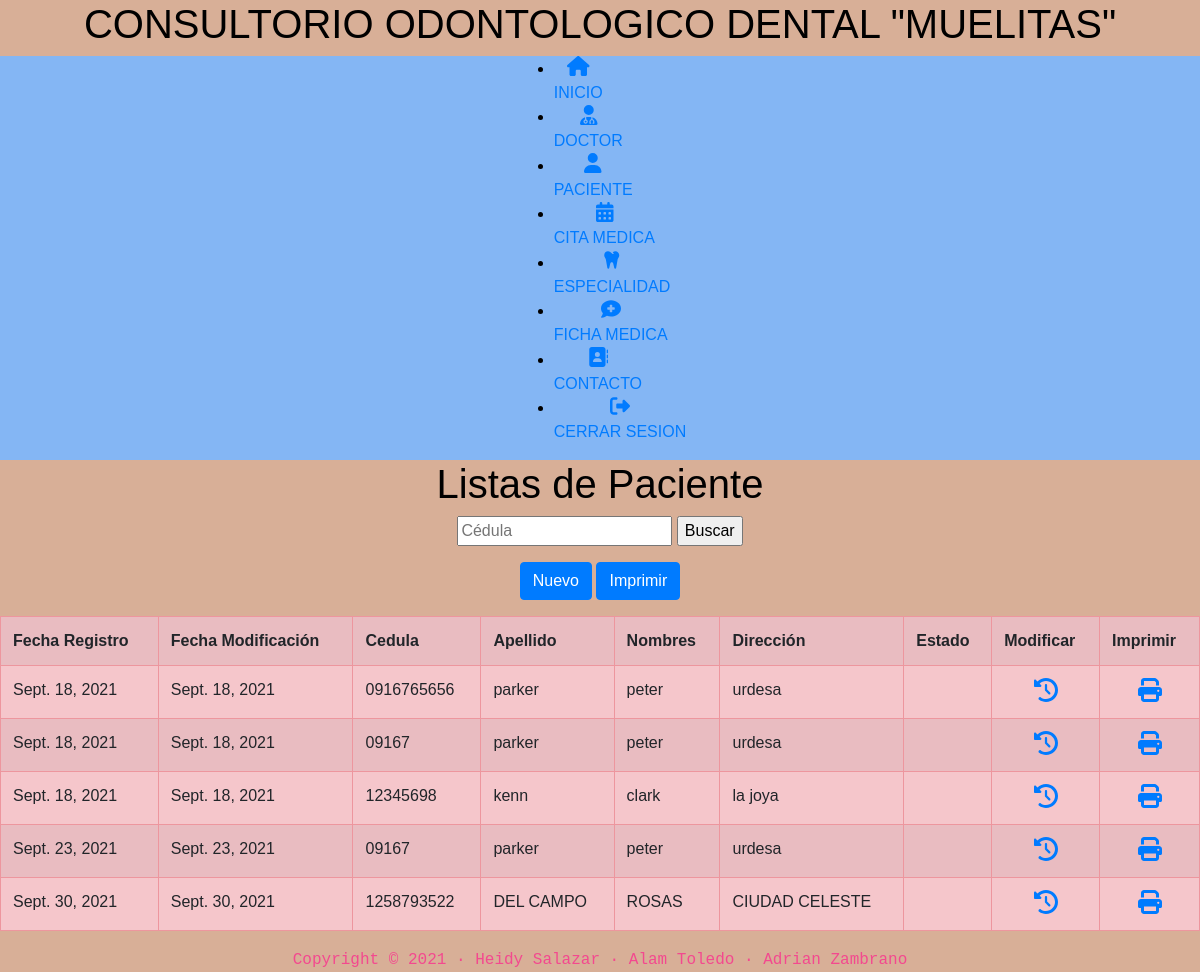
Page /pacientelistar on the committed database.
### agencore/models.py (models this page shows, shortened)
class paciente(models.Model):
    pacientefecharegistro = models.DateField(auto_now=False, auto_now_add=True)
    pacientefechamodificacion = models.DateField(auto_now=False, auto_now_add=True)
    pacientecedula = models.CharField(max_length=10)
    pacienteapellido = models.CharField(max_length=30)
    pacientenombre = models.CharField(max_length=30)
    pacientedireccion = models.CharField(max_length=30)
    Estado = (
        ('1', 'Activo'),
        ('0', 'No Activo'),
    )
    pacienteestado = models.CharField(max_length=1,choices=Estado,default='1')

### agencore/views.py (the view)
# urls.py: path('pacientelistar', views.pacientelistar, name='pacientelistar'),
def pacientelistar(request):
    objpaciente = paciente.objects.all()
    return render(request, 'paciente/consultar_paciente.html', {'cargapcte': objpaciente})

### agencore/templates/paciente/consultar_paciente.html
{% extends 'inicio.html'%}
{% block contenidohj%}
{% load static %}
<center>
    <h1>Listas de Paciente</h1>
    <div class="form-group">
        <form action="/buscar1/" method="get">
        <input type="text" name="pwd" placeholder="Cédula">
            <input type="submit" value="Buscar">
        </form>
            </div>
<div class="form-group">
    <a href="{% url 'pacienteaguardar'  %}" class="btn btn-primary">Nuevo</a>
    <a href="{% url 'pacientepdf'  %}"class="btn btn-primary">Imprimir</a>
</div>
    <TABLE class="table table-danger table-striped table-bordered table-hover">
        <TR>
            <TH>Fecha Registro</TH>
            <TH>Fecha Modificación</TH>
            <TH>Cedula</TH>
            <TH>Apellido</TH>
            <TH>Nombres</TH>
            <TH>Dirección</TH>
            <TH>Estado</TH>
            <TH>Modificar</TH>
            <TH>Imprimir</TH>
        </TR>
        {% for presenta in cargapcte %}
        <TR>
            <TD>{{ presenta.pacientefecharegistro}}</TD>
            <TD>{{ presenta.pacientefechamodificacion}}</TD>
            <TD>{{ presenta.pacientecedula}}</TD>
            <TD>{{ presenta.pacienteapellido }}</TD>
            <TD>{{ presenta.pacientenombre }}</TD>
            <TD>{{ presenta.pacientedireccion }}</TD>
            <TD>{{ presenta.pacienteestado}}</TD>
            <td><a href="/pacientemodificar/edit/{{ presenta.id }}" class="d-flex flex-column text-center"onClick="return confirm('¿Quieres modificar al Paciente: {{presenta.pacienteapellido}} {{presenta.pacientenombre}}?');">
                <center><i class="fas fa-history" style="font-size:24px"></i></center>
            </a></td>
            <td><a href="{% url 'pacienteindividual' presenta.id %}" class="d-flex flex-column text-center">
                <center><i class="fas fa-print" style="font-size:24px"></i></center>
            </a></td>
        </TR>
        {% endfor %}
    </TABLE>
</center>
{% endblock %}

### agencore/templates/inicio.html (shortened to what this page needs)
<!DOCTYPE html>
<html lang="en">
<head>
    {% load static %}
    <link rel="stylesheet" href="{% static 'estilos.css' %}">
    <center><h1>CONSULTORIO ODONTOLOGICO DENTAL "MUELITAS"</h1></center>
    {% load static %}
    <link rel="stylesheet" href="{% static 'core/css/styles.css' %}">
    <link rel="stylesheet" href="{% static 'core/css/bootstrap.min.css' %}">
    <link rel="stylesheet" href="{% static 'core/fontawesome.css' %}">
    <link rel="stylesheet" href="{% static 'core/css/fontello.css' %}">
    <link rel="stylesheet" href="{% static 'core/css/solid.css' %}">
</head>
<body style="background-color:#d8af97;">
<div>
    <nav class="nav justify-content-center" style="background-color:#84b6f4">
        <ul class="menu">
            {% load static %}
            <li><a href="{% url 'home' %}" class="c-3 d-flex align-items-center">
                <div class="d-flex flex-column text-center">
                    <CENTER><i class="fas fa-home" style="font-size:20px"></i></CENTER>
                    <span>INICIO</span>
                </div>
            </a></li>
            <li><a href="{% url 'doctorlistar' %}" class="c-3 d-flex align-items-center">
                <div class="d-flex flex-column text-center">
                    <CENTER><i class="fas fa-user-md" style="font-size:20px"></i></CENTER>
                    <span>DOCTOR</span>
                </div>
            </a></li>
                 <li><a href="{% url 'pacientelistar' %}" class="c-3 d-flex align-items-center">
                <div class="d-flex flex-column text-center">
                    <CENTER><i class="fas fa-user" style="font-size:20px"></i></CENTER>
                    <span>PACIENTE</span>
                </div>
            </a></li>
            <li><a href="{% url 'cita_medicalistar' %}" class="c-3 d-flex align-items-center">
                <div class="d-flex flex-column text-center">
                    <CENTER><i class="fas fa-calendar-alt" style="font-size:20px"></i></CENTER>
                    <span>CITA MEDICA</span>
                 </div>
            </a></li>
            <li><a  href="{% url 'especialidadlistar' %}" class="c-3 d-flex align-items-center">
                <div class="d-flex flex-column text-center">
                    <CENTER><i class="fas fa-tooth" style="font-size:20px"></i></CENTER>
                    <span>ESPECIALIDAD</span>
                </div>
            </a></li>
            <li><a href="{% url 'ficha_medica_listar' %}" class="c-3 d-flex align-items-center">
                   <div class="d-flex flex-column text-center">
                    <CENTER><i class="fas fa- fa-comment-medical" style="font-size:20px"></i></CENTER>
                    <span>FICHA MEDICA</span>
                </div>
            </a></li>
            <li><a href="{% url 'contacto' %}" class="c-3 d-flex align-items-center">
                <div class="d-flex flex-column text-center">
                    <CENTER><i class="fas fa-address-book" style="font-size:20px"></i></CENTER>
                    <span>CONTACTO</span>
                </div>
            </a></li>
            <li><a href="{% url 'logout' %}"class="c-3 d-flex align-items-center">
                <div class="d-flex flex-column text-center">
                    <CENTER><i class="fas fa-sign-out-alt" style="font-size:20px"></i></CENTER>
                    <span>CERRAR SESION</span>
                </div>
            </a></li>
        </ul>
   </nav>
</div>
{% block contenidohj%}
{% endblock%}
<footer>
    <div class="col-12 text-center copyright">
        <samp>
            Copyright &copy; 2021
            · Heidy Salazar
            · Alam Toledo
            · Adrian Zambrano
        </samp>
    </div>
</footer>
</body>
</html>

### agencore/static/core/css/estilos.css (style rules this page uses)
footer { background:#c0395lb; color:#f3498f; }
body { background:#2c3e50; color:#f3498f; }

### agencore/static/core/css/styles.css (style rules this page uses)
body { background: #f2f2f2; font-family: 'Open Sans', sans-serif; }

### agencore/templates/inicio.html (style rules this page uses)
body { font-family: arial; color: black; }

### rows in the picture
paciente: pacientefecharegistro "Sept. 18, 2021", pacientefechamodificacion "Sept. 18, 2021", pacientecedula "0916765656", pacienteapellido "parker", pacientenombre "peter", pacientedireccion "urdesa"
paciente: pacientefecharegistro "Sept. 18, 2021", pacientefechamodificacion "Sept. 18, 2021", pacientecedula "09167", pacienteapellido "parker", pacientenombre "peter", pacientedireccion "urdesa"
paciente: pacientefecharegistro "Sept. 18, 2021", pacientefechamodificacion "Sept. 18, 2021", pacientecedula "12345698", pacienteapellido "kenn", pacientenombre "clark", pacientedireccion "la joya"
paciente: pacientefecharegistro "Sept. 23, 2021", pacientefechamodificacion "Sept. 23, 2021", pacientecedula "09167", pacienteapellido "parker", pacientenombre "peter", pacientedireccion "urdesa"
paciente: pacientefecharegistro "Sept. 30, 2021", pacientefechamodificacion "Sept. 30, 2021", pacientecedula "1258793522", pacienteapellido "DEL CAMPO", pacientenombre "ROSAS", pacientedireccion "CIUDAD CELESTE"
